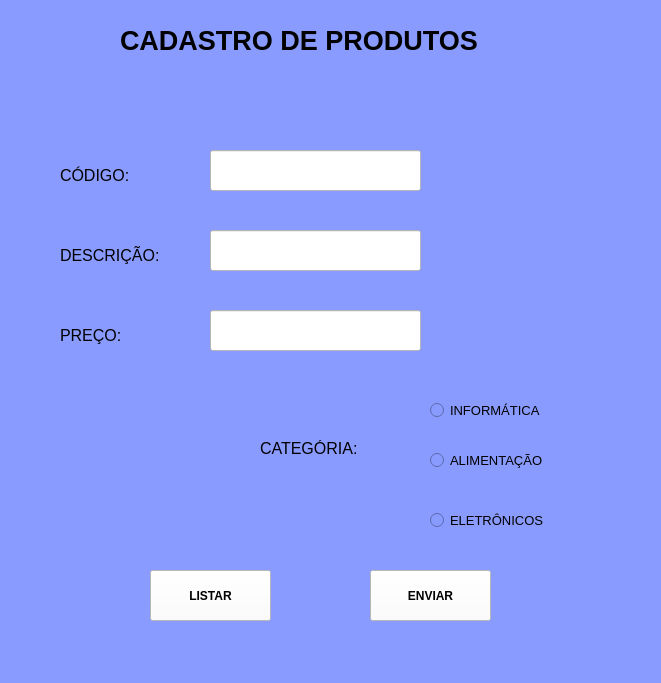
<?xml version="1.0" encoding="UTF-8"?>
<ui version="4.0">
 <class>MainWindow</class>
 <widget class="QMainWindow" name="MainWindow">
  <property name="geometry">
   <rect>
    <x>0</x>
    <y>0</y>
    <width>661</width>
    <height>683</height>
   </rect>
  </property>
  <property name="windowTitle">
   <string>MainWindow</string>
  </property>
  <property name="autoFillBackground">
   <bool>false</bool>
  </property>
  <property name="styleSheet">
   <string notr="true">background-color: rgb(0, 85, 127);
background-color: rgb(137, 155, 255);</string>
  </property>
  <widget class="QWidget" name="centralwidget">
   <widget class="QLabel" name="label">
    <property name="geometry">
     <rect>
      <x>120</x>
      <y>15</y>
      <width>461</width>
      <height>51</height>
     </rect>
    </property>
    <property name="font">
     <font>
      <family>Arial</family>
      <pointsize>20</pointsize>
      <weight>75</weight>
      <bold>true</bold>
     </font>
    </property>
    <property name="text">
     <string>CADASTRO DE PRODUTOS</string>
    </property>
   </widget>
   <widget class="QLabel" name="label_2">
    <property name="geometry">
     <rect>
      <x>60</x>
      <y>160</y>
      <width>111</width>
      <height>31</height>
     </rect>
    </property>
    <property name="font">
     <font>
      <family>Arial</family>
      <pointsize>12</pointsize>
     </font>
    </property>
    <property name="text">
     <string>CÓDIGO:</string>
    </property>
   </widget>
   <widget class="QLabel" name="label_3">
    <property name="geometry">
     <rect>
      <x>60</x>
      <y>240</y>
      <width>141</width>
      <height>31</height>
     </rect>
    </property>
    <property name="font">
     <font>
      <family>Arial</family>
      <pointsize>12</pointsize>
     </font>
    </property>
    <property name="text">
     <string>DESCRIÇÃO:</string>
    </property>
   </widget>
   <widget class="QLabel" name="label_4">
    <property name="geometry">
     <rect>
      <x>60</x>
      <y>320</y>
      <width>101</width>
      <height>31</height>
     </rect>
    </property>
    <property name="font">
     <font>
      <family>Arial</family>
      <pointsize>12</pointsize>
     </font>
    </property>
    <property name="text">
     <string>PREÇO:</string>
    </property>
   </widget>
   <widget class="QLineEdit" name="lineEdit">
    <property name="geometry">
     <rect>
      <x>210</x>
      <y>150</y>
      <width>211</width>
      <height>41</height>
     </rect>
    </property>
    <property name="styleSheet">
     <string notr="true">background-color: rgb(255, 255, 255);</string>
    </property>
   </widget>
   <widget class="QLineEdit" name="lineEdit_2">
    <property name="geometry">
     <rect>
      <x>210</x>
      <y>230</y>
      <width>211</width>
      <height>41</height>
     </rect>
    </property>
    <property name="styleSheet">
     <string notr="true">background-color: rgb(255, 255, 255);</string>
    </property>
   </widget>
   <widget class="QLineEdit" name="lineEdit_3">
    <property name="geometry">
     <rect>
      <x>210</x>
      <y>310</y>
      <width>211</width>
      <height>41</height>
     </rect>
    </property>
    <property name="styleSheet">
     <string notr="true">background-color: rgb(255, 255, 255);</string>
    </property>
   </widget>
   <widget class="QRadioButton" name="radioButton">
    <property name="geometry">
     <rect>
      <x>430</x>
      <y>400</y>
      <width>141</width>
      <height>20</height>
     </rect>
    </property>
    <property name="font">
     <font>
      <family>Arial</family>
      <pointsize>10</pointsize>
     </font>
    </property>
    <property name="text">
     <string>INFORMÁTICA</string>
    </property>
   </widget>
   <widget class="QRadioButton" name="radioButton_2">
    <property name="geometry">
     <rect>
      <x>430</x>
      <y>450</y>
      <width>141</width>
      <height>20</height>
     </rect>
    </property>
    <property name="font">
     <font>
      <family>Arial</family>
      <pointsize>10</pointsize>
     </font>
    </property>
    <property name="text">
     <string>ALIMENTAÇÃO</string>
    </property>
   </widget>
   <widget class="QRadioButton" name="radioButton_3">
    <property name="geometry">
     <rect>
      <x>430</x>
      <y>510</y>
      <width>141</width>
      <height>20</height>
     </rect>
    </property>
    <property name="font">
     <font>
      <family>Arial</family>
      <pointsize>10</pointsize>
     </font>
    </property>
    <property name="text">
     <string>ELETRÔNICOS</string>
    </property>
   </widget>
   <widget class="QLabel" name="label_5">
    <property name="geometry">
     <rect>
      <x>260</x>
      <y>440</y>
      <width>131</width>
      <height>16</height>
     </rect>
    </property>
    <property name="font">
     <font>
      <family>Arial</family>
      <pointsize>12</pointsize>
     </font>
    </property>
    <property name="text">
     <string>CATEGÓRIA:</string>
    </property>
   </widget>
   <widget class="QPushButton" name="pushButton">
    <property name="geometry">
     <rect>
      <x>370</x>
      <y>570</y>
      <width>121</width>
      <height>51</height>
     </rect>
    </property>
    <property name="font">
     <font>
      <family>Arial</family>
      <pointsize>9</pointsize>
      <weight>75</weight>
      <bold>true</bold>
     </font>
    </property>
    <property name="styleSheet">
     <string notr="true">background-color: rgb(255, 255, 255);</string>
    </property>
    <property name="text">
     <string>ENVIAR</string>
    </property>
   </widget>
   <widget class="QPushButton" name="pushButton_2">
    <property name="geometry">
     <rect>
      <x>150</x>
      <y>570</y>
      <width>121</width>
      <height>51</height>
     </rect>
    </property>
    <property name="font">
     <font>
      <family>Arial</family>
      <pointsize>9</pointsize>
      <weight>75</weight>
      <bold>true</bold>
     </font>
    </property>
    <property name="styleSheet">
     <string notr="true">background-color: rgb(255, 255, 255);</string>
    </property>
    <property name="text">
     <string>LISTAR</string>
    </property>
   </widget>
  </widget>
  <widget class="QMenuBar" name="menubar">
   <property name="geometry">
    <rect>
     <x>0</x>
     <y>0</y>
     <width>661</width>
     <height>26</height>
    </rect>
   </property>
  </widget>
  <widget class="QStatusBar" name="statusbar"/>
 </widget>
 <resources/>
 <connections/>
</ui>
